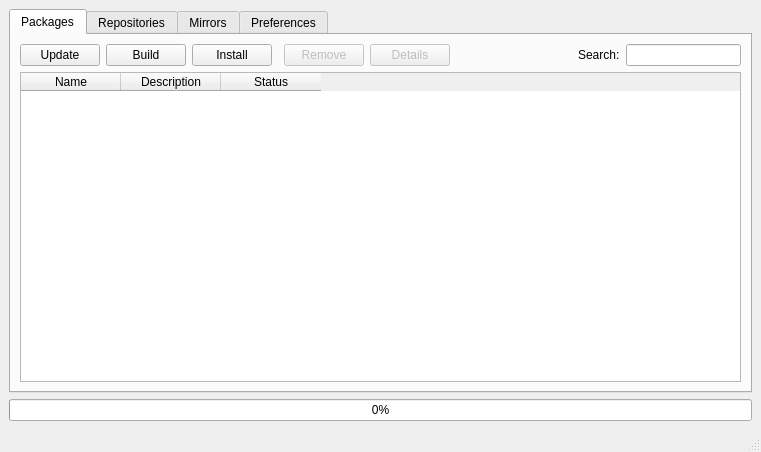
<?xml version="1.0" encoding="UTF-8"?>
<ui version="4.0">
 <class>MainWindow</class>
 <widget class="QMainWindow" name="MainWindow">
  <property name="geometry">
   <rect>
    <x>0</x>
    <y>0</y>
    <width>761</width>
    <height>452</height>
   </rect>
  </property>
  <property name="windowTitle">
   <string>Software Center</string>
  </property>
  <widget class="QWidget" name="centralwidget">
   <layout class="QGridLayout" name="gridLayout">
    <item row="1" column="1">
     <widget class="QProgressBar" name="ProgressBar">
      <property name="value">
       <number>0</number>
      </property>
     </widget>
    </item>
    <item row="0" column="1">
     <widget class="QTabWidget" name="tabWidget">
      <property name="currentIndex">
       <number>0</number>
      </property>
      <widget class="QWidget" name="packages">
       <attribute name="icon">
        <iconset theme="package-x-generic"/>
       </attribute>
       <attribute name="title">
        <string>Packages</string>
       </attribute>
       <layout class="QGridLayout" name="gridLayout_2">
        <item row="0" column="2">
         <widget class="QPushButton" name="InstallButton">
          <property name="text">
           <string>Install</string>
          </property>
          <property name="icon">
           <iconset theme="system-run"/>
          </property>
         </widget>
        </item>
        <item row="0" column="4">
         <widget class="QPushButton" name="RemoveButton">
          <property name="enabled">
           <bool>false</bool>
          </property>
          <property name="text">
           <string>Remove</string>
          </property>
          <property name="icon">
           <iconset theme="list-remove"/>
          </property>
         </widget>
        </item>
        <item row="0" column="8">
         <widget class="QLineEdit" name="SearchEdit"/>
        </item>
        <item row="0" column="0">
         <widget class="QPushButton" name="UpdateButton">
          <property name="text">
           <string>Update</string>
          </property>
          <property name="icon">
           <iconset theme="system-software-update"/>
          </property>
         </widget>
        </item>
        <item row="0" column="7">
         <widget class="QLabel" name="label">
          <property name="text">
           <string>Search:</string>
          </property>
         </widget>
        </item>
        <item row="0" column="5">
         <widget class="QPushButton" name="DetailsButton">
          <property name="enabled">
           <bool>false</bool>
          </property>
          <property name="text">
           <string>Details</string>
          </property>
          <property name="icon">
           <iconset theme="dialog-information"/>
          </property>
         </widget>
        </item>
        <item row="0" column="6">
         <spacer name="horizontalSpacer">
          <property name="orientation">
           <enum>Qt::Horizontal</enum>
          </property>
          <property name="sizeHint" stdset="0">
           <size>
            <width>40</width>
            <height>20</height>
           </size>
          </property>
         </spacer>
        </item>
        <item row="1" column="0" colspan="9">
         <widget class="QTableWidget" name="SearchTable">
          <property name="editTriggers">
           <set>QAbstractItemView::NoEditTriggers</set>
          </property>
          <property name="selectionBehavior">
           <enum>QAbstractItemView::SelectRows</enum>
          </property>
          <property name="sortingEnabled">
           <bool>true</bool>
          </property>
          <attribute name="verticalHeaderVisible">
           <bool>false</bool>
          </attribute>
          <column>
           <property name="text">
            <string>Name</string>
           </property>
          </column>
          <column>
           <property name="text">
            <string>Description</string>
           </property>
          </column>
          <column>
           <property name="text">
            <string>Status</string>
           </property>
          </column>
         </widget>
        </item>
        <item row="0" column="1">
         <widget class="QPushButton" name="BuildButton">
          <property name="text">
           <string>Build</string>
          </property>
          <property name="icon">
           <iconset theme="applications-development"/>
          </property>
         </widget>
        </item>
       </layout>
      </widget>
      <widget class="QWidget" name="repositories">
       <attribute name="icon">
        <iconset theme="repository"/>
       </attribute>
       <attribute name="title">
        <string>Repositories</string>
       </attribute>
       <layout class="QGridLayout" name="gridLayout_3">
        <item row="1" column="3">
         <spacer name="horizontalSpacer_7">
          <property name="orientation">
           <enum>Qt::Horizontal</enum>
          </property>
          <property name="sizeHint" stdset="0">
           <size>
            <width>40</width>
            <height>20</height>
           </size>
          </property>
         </spacer>
        </item>
        <item row="1" column="0">
         <spacer name="horizontalSpacer_6">
          <property name="orientation">
           <enum>Qt::Horizontal</enum>
          </property>
          <property name="sizeHint" stdset="0">
           <size>
            <width>40</width>
            <height>20</height>
           </size>
          </property>
         </spacer>
        </item>
        <item row="1" column="2">
         <widget class="QPushButton" name="RepoRemoveButton">
          <property name="enabled">
           <bool>false</bool>
          </property>
          <property name="text">
           <string>Remove</string>
          </property>
          <property name="icon">
           <iconset theme="list-remove"/>
          </property>
         </widget>
        </item>
        <item row="1" column="1">
         <widget class="QPushButton" name="RepoAddButton">
          <property name="text">
           <string>Add</string>
          </property>
          <property name="icon">
           <iconset theme="list-add"/>
          </property>
         </widget>
        </item>
        <item row="0" column="0" colspan="4">
         <widget class="QTableWidget" name="ReposTable">
          <property name="editTriggers">
           <set>QAbstractItemView::NoEditTriggers</set>
          </property>
          <property name="selectionBehavior">
           <enum>QAbstractItemView::SelectRows</enum>
          </property>
          <attribute name="horizontalHeaderStretchLastSection">
           <bool>true</bool>
          </attribute>
          <attribute name="verticalHeaderVisible">
           <bool>false</bool>
          </attribute>
          <column>
           <property name="text">
            <string>Enable</string>
           </property>
          </column>
          <column>
           <property name="text">
            <string>URL</string>
           </property>
          </column>
         </widget>
        </item>
       </layout>
      </widget>
      <widget class="QWidget" name="mirrors">
       <attribute name="icon">
        <iconset theme="folder-remote"/>
       </attribute>
       <attribute name="title">
        <string>Mirrors</string>
       </attribute>
       <layout class="QGridLayout" name="gridLayout_5">
        <item row="1" column="1">
         <widget class="QPushButton" name="MirrorAddButton">
          <property name="text">
           <string>Add</string>
          </property>
          <property name="icon">
           <iconset theme="list-add"/>
          </property>
         </widget>
        </item>
        <item row="1" column="3">
         <spacer name="horizontalSpacer_5">
          <property name="orientation">
           <enum>Qt::Horizontal</enum>
          </property>
          <property name="sizeHint" stdset="0">
           <size>
            <width>40</width>
            <height>20</height>
           </size>
          </property>
         </spacer>
        </item>
        <item row="1" column="0">
         <spacer name="horizontalSpacer_2">
          <property name="orientation">
           <enum>Qt::Horizontal</enum>
          </property>
          <property name="sizeHint" stdset="0">
           <size>
            <width>40</width>
            <height>20</height>
           </size>
          </property>
         </spacer>
        </item>
        <item row="1" column="2">
         <widget class="QPushButton" name="MirrorRemoveButton">
          <property name="enabled">
           <bool>false</bool>
          </property>
          <property name="text">
           <string>Remove</string>
          </property>
          <property name="icon">
           <iconset theme="list-remove"/>
          </property>
         </widget>
        </item>
        <item row="0" column="0" colspan="4">
         <widget class="QTableWidget" name="MirrorsTable">
          <property name="editTriggers">
           <set>QAbstractItemView::NoEditTriggers</set>
          </property>
          <property name="selectionBehavior">
           <enum>QAbstractItemView::SelectRows</enum>
          </property>
          <attribute name="horizontalHeaderStretchLastSection">
           <bool>true</bool>
          </attribute>
          <attribute name="verticalHeaderVisible">
           <bool>false</bool>
          </attribute>
          <column>
           <property name="text">
            <string>Enable</string>
           </property>
          </column>
          <column>
           <property name="text">
            <string>URL</string>
           </property>
          </column>
         </widget>
        </item>
       </layout>
      </widget>
      <widget class="QWidget" name="preferences">
       <attribute name="icon">
        <iconset theme="preferences-system"/>
       </attribute>
       <attribute name="title">
        <string>Preferences</string>
       </attribute>
       <layout class="QGridLayout" name="gridLayout_4">
        <item row="7" column="0" colspan="2">
         <spacer name="verticalSpacer">
          <property name="orientation">
           <enum>Qt::Vertical</enum>
          </property>
          <property name="sizeHint" stdset="0">
           <size>
            <width>20</width>
            <height>40</height>
           </size>
          </property>
         </spacer>
        </item>
        <item row="5" column="0" colspan="2">
         <widget class="QGroupBox" name="groupBox">
          <property name="title">
           <string>Core</string>
          </property>
          <layout class="QGridLayout" name="gridLayout_6">
           <item row="5" column="0">
            <widget class="QCheckBox" name="ScriptsBox">
             <property name="toolTip">
              <string>Set whether to execute pre/post action scripts, do not
disable it unless you know what you are doing!</string>
             </property>
             <property name="text">
              <string>Execute pre/post scripts</string>
             </property>
            </widget>
           </item>
           <item row="4" column="0">
            <widget class="QCheckBox" name="BackupBox">
             <property name="toolTip">
              <string>Set whether to backup files whne merging targets, it
is recommended to keep it enabled to preserve user
changes as a backup of the original when needed</string>
             </property>
             <property name="text">
              <string>Backup essential files</string>
             </property>
            </widget>
           </item>
           <item row="6" column="0">
            <widget class="QCheckBox" name="TriggersBox">
             <property name="toolTip">
              <string>Set whether to execute automatic triggers for common
system maintenance actions, do not disable it unless
you know what you are doing!</string>
             </property>
             <property name="text">
              <string>Execute automatic triggers</string>
             </property>
            </widget>
           </item>
           <item row="1" column="0">
            <widget class="QSpinBox" name="ConnectionTimeoutBox">
             <property name="toolTip">
              <string>Timeout in seconds used when fetching and pinging URLs</string>
             </property>
            </widget>
           </item>
           <item row="3" column="0">
            <widget class="QCheckBox" name="ConflictsBox">
             <property name="toolTip">
              <string>Set whether to check for conflicts in targets when
merging them, do not disable unless it you know what
you are doing!</string>
             </property>
             <property name="text">
              <string>Check for conflicts</string>
             </property>
            </widget>
           </item>
           <item row="2" column="0">
            <widget class="QCheckBox" name="UseMirrorsBox">
             <property name="toolTip">
              <string>Set whether to use mirrors for distfiles</string>
             </property>
             <property name="text">
              <string>Use mirrors</string>
             </property>
            </widget>
           </item>
           <item row="0" column="0">
            <widget class="QLineEdit" name="IgnoreTargetsEdit">
             <property name="toolTip">
              <string>Ignored targets, usefull to prevent software upgrades</string>
             </property>
            </widget>
           </item>
           <item row="0" column="1">
            <widget class="QLabel" name="label_3">
             <property name="text">
              <string>Ignore</string>
             </property>
            </widget>
           </item>
           <item row="1" column="1">
            <widget class="QLabel" name="label_2">
             <property name="text">
              <string>Timeout</string>
             </property>
            </widget>
           </item>
          </layout>
         </widget>
        </item>
        <item row="6" column="0" colspan="2">
         <widget class="QGroupBox" name="groupBox_2">
          <property name="title">
           <string>Update</string>
          </property>
          <layout class="QGridLayout" name="gridLayout_7">
           <item row="0" column="0">
            <widget class="QComboBox" name="UpdateTimeBox">
             <property name="sizePolicy">
              <sizepolicy hsizetype="Expanding" vsizetype="Fixed">
               <horstretch>0</horstretch>
               <verstretch>0</verstretch>
              </sizepolicy>
             </property>
             <item>
              <property name="text">
               <string>Never</string>
              </property>
             </item>
             <item>
              <property name="text">
               <string>Once a minute</string>
              </property>
             </item>
             <item>
              <property name="text">
               <string>Once a hour</string>
              </property>
             </item>
             <item>
              <property name="text">
               <string>Once a day</string>
              </property>
             </item>
             <item>
              <property name="text">
               <string>Once a week</string>
              </property>
             </item>
             <item>
              <property name="text">
               <string>Once a month</string>
              </property>
             </item>
            </widget>
           </item>
           <item row="1" column="1">
            <widget class="QLabel" name="label_5">
             <property name="text">
              <string>Action</string>
             </property>
            </widget>
           </item>
           <item row="1" column="0">
            <widget class="QComboBox" name="UpdateActionBox">
             <property name="sizePolicy">
              <sizepolicy hsizetype="Expanding" vsizetype="Fixed">
               <horstretch>0</horstretch>
               <verstretch>0</verstretch>
              </sizepolicy>
             </property>
             <item>
              <property name="text">
               <string>Notify</string>
              </property>
             </item>
             <item>
              <property name="text">
               <string>Update silently</string>
              </property>
             </item>
            </widget>
           </item>
           <item row="0" column="1">
            <widget class="QLabel" name="label_4">
             <property name="text">
              <string>Time</string>
             </property>
            </widget>
           </item>
          </layout>
         </widget>
        </item>
       </layout>
      </widget>
     </widget>
    </item>
   </layout>
  </widget>
  <widget class="QStatusBar" name="statusbar"/>
 </widget>
 <resources/>
 <connections/>
</ui>
